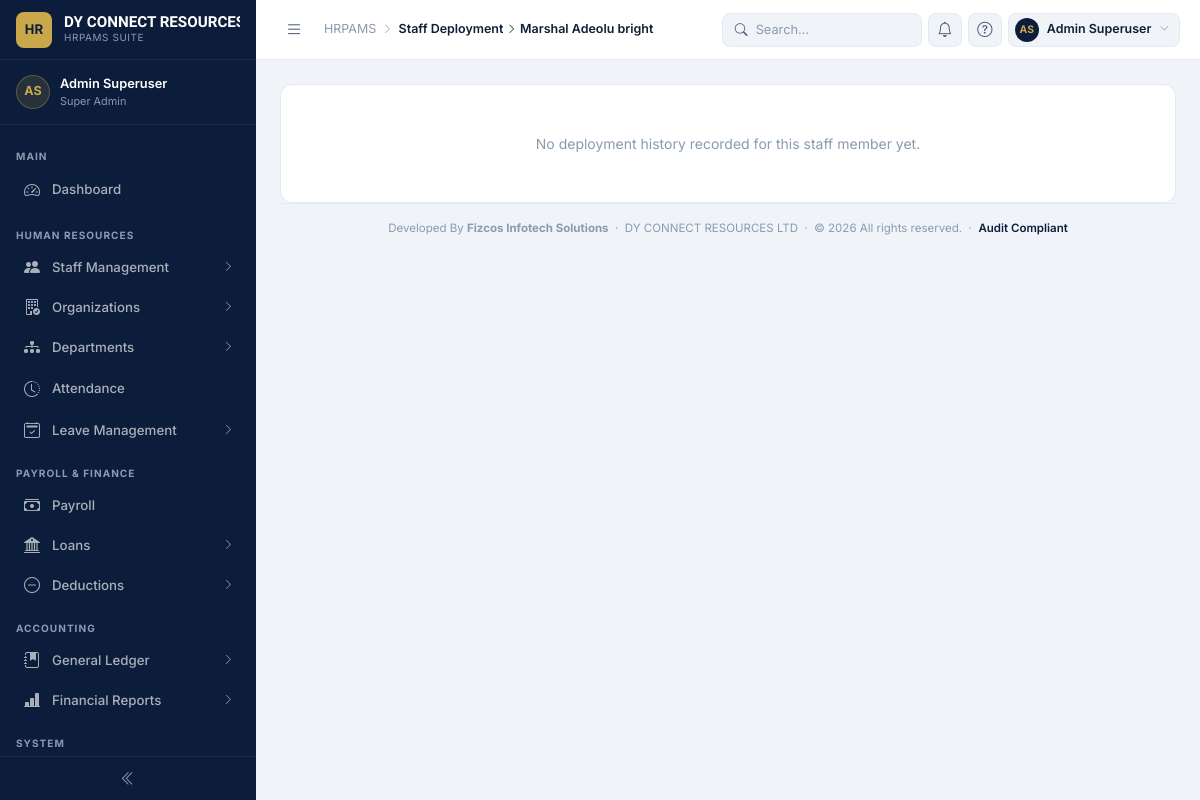
The app's page /organization/deployments/staff/1/history/ (signed in), older data.
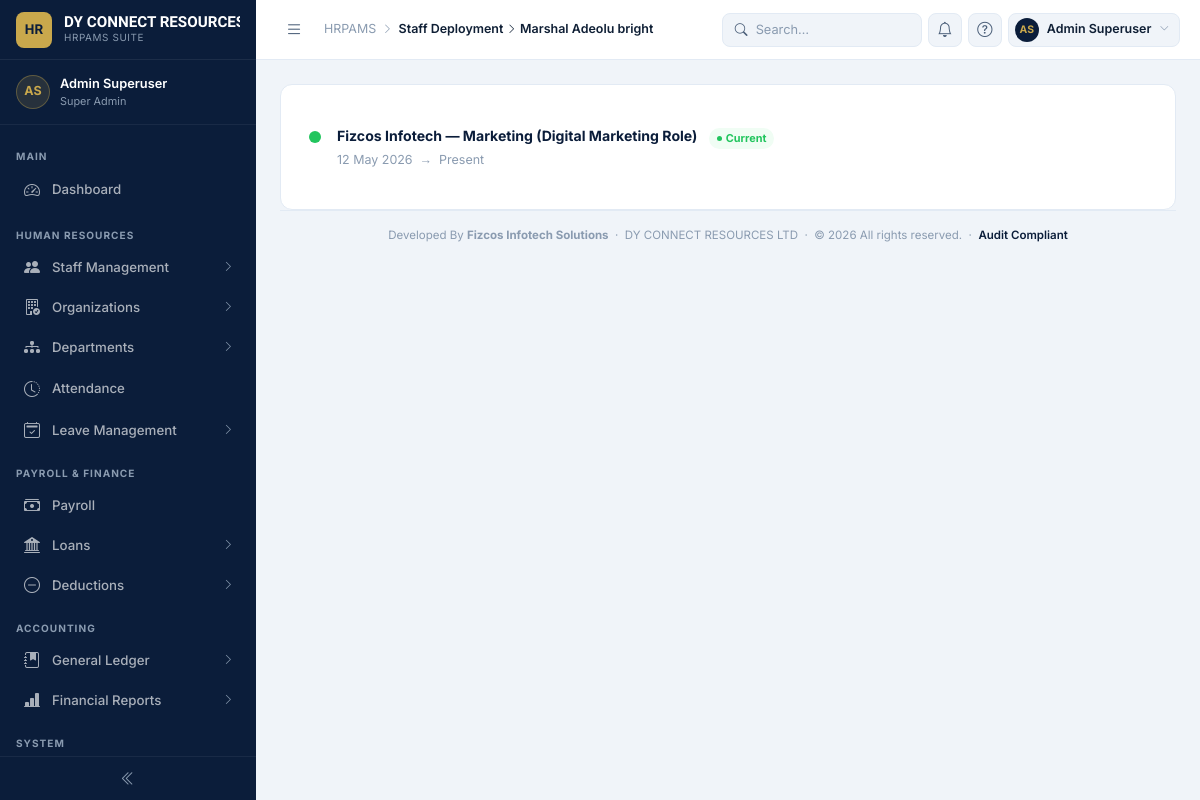
The same page, newer data.
### organization/models.py (models this page shows, shortened)
class StaffDeployment(AuditableModel):
    staff = models.ForeignKey(
        "employees.Staff",
        on_delete=models.PROTECT,
        related_name="deployments",
    )
    company = models.ForeignKey(
        Company,
        on_delete=models.PROTECT,
        related_name="deployments",
    )
    department = models.ForeignKey(
        Department,
        on_delete=models.PROTECT,
        related_name="deployments",
    )
    designation = models.ForeignKey(
        StaffRole,
        on_delete=models.PROTECT,
        related_name="deployments",
    )
    start_date = models.DateField()
    end_date = models.DateField(blank=True, null=True)
    is_current = models.BooleanField(default=True)
    objects = StaffDeploymentManager()
    class Meta:
        ordering = ["-is_current", "-start_date"]
        indexes = [
            models.Index(fields=["staff", "is_current"]),
            models.Index(fields=["company", "is_current"]),
        ]
        constraints = [
            models.UniqueConstraint(
                fields=["staff"],
                condition=models.Q(is_current=True),
                name="unique_current_deployment_per_staff",
            )
        ]

class Company(AuditableModel):
    name = models.CharField(max_length=100, unique=True)
    code = models.CharField(
        max_length=20,
        unique=True,
        db_index=True,
        blank=True,
        help_text="Automatically generated if left blank (e.g. ORG0001).",
    )
    industry = models.CharField(max_length=100, blank=True)
    description = models.TextField(max_length=200, blank=True)
    address = models.CharField(
        max_length=255,
        blank=True,
        help_text="Physical address — shown as a staff member's deployment location.",
    )
    contact_person = models.CharField(max_length=150, blank=True)
    phone = models.CharField(max_length=20, blank=True)
    email = models.EmailField(blank=True)
    contract_start_date = models.DateField(null=True, blank=True)
    contract_end_date = models.DateField(null=True, blank=True)
    status = models.CharField(
        max_length=20,
        choices=OrganizationStatus.choices,
        default=OrganizationStatus.ACTIVE,
    )
    logo = models.ImageField(
        upload_to=company_logo_upload_path,
        blank=True,
        null=True,
        validators=[
            FileExtensionValidator(IMAGE_EXTENSIONS),
            validate_file_size,
        ],
        help_text="Displayed on printable reports and client-facing pages.",
    )
    notes = models.TextField(blank=True)
    slug = models.SlugField(null=True, blank=True, help_text="Do not enter anything here")
    class Meta:
        verbose_name = "Organization"
        verbose_name_plural = "Organizations"

class Department(AuditableModel):
    name = models.CharField(max_length=100, unique=True)
    description = models.TextField(max_length=200, blank=True)
    slug = models.SlugField(null=True, blank=True, help_text="Do not enter anything here")
    class Meta:
        verbose_name = "Department"
        verbose_name_plural = "Departments"

class StaffRole(AuditableModel):
    name = models.CharField(max_length=100, unique=True)
    description = models.TextField(max_length=200, blank=True)
    slug = models.SlugField(null=True, blank=True, help_text="Do not enter anything here")
    class Meta:
        verbose_name = "Employee Role"
        verbose_name_plural = "Employee Role"

### organization/views.py (the view)
class DeploymentHistoryView(LoginRequiredMixin, PermissionRequiredMixin, ListView):
    model = StaffDeployment
    template_name = "organization/deployment_history.html"
    context_object_name = "deployments"
    permission_required = "organization.view_staffdeployment"
    def get_queryset(self):
        self.staff = get_object_or_404(Staff, pk=self.kwargs["staff_id"])
        return StaffDeployment.objects.filter(staff=self.staff).order_by("-start_date")
    def get_context_data(self, **kwargs):
        context = super().get_context_data(**kwargs)
        context["staff"] = self.staff
        return context

### dashboard/context_processors.py (called while the page is built)
def corporate_identity(request):
    try:
        identity = CorporateIdentity.get_default()
    except Exception as exc:
        logger.warning(
            "Unable to load Corporate Identity: %s",
            exc,
        )
        identity = None
    return {
        "corporate_info": identity,
    }

### dashboard/models.py (called while the page is built)
    @classmethod
    def get_default(cls) -> "CorporateIdentity | None":
        return (
            cls.objects.filter(is_default=True).first()
            or cls.objects.first()
        )

### employees/models.py (called while the page is built)
    @property
    def full_name(self):
        return " ".join(
            filter(
                None,
                [
                    self.user.last_name,
                    self.user.first_name,
                    self.middle_name,
                ],
            )
        )

### organization/managers.py (called while the page is built)
    def with_related(self):
        return self.select_related(
            "staff",
            "staff__user",
            "staff__staff_rank",
            "company",
            "department",
            "designation",
        )

    def get_queryset(self):
        return super().get_queryset().with_related()

### organization/templates/organization/deployment_history.html (shortened to what this page needs)
{% extends "dashboard/base.html" %}
{% load static %}
{% block breadcrumb %}
  <a href="{% url 'organization:deployment-list' %}" style="color:inherit">Staff Deployment</a>
  <i class="bi bi-chevron-right"></i>
  <span class="bc-current">{{ staff.full_name }}</span>
{% endblock %}
{% block content %}
<div class="card">
  <div style="padding:24px 28px">
    {% for d in deployments %}
    <div class="history-item {% if d.is_current %}is-current{% endif %}">
      <div class="history-marker"></div>
      <div>
        <div class="history-title">
          {{ d.company.name }} — {{ d.department.name }} ({{ d.designation.name }})
          {% if d.is_current %}
            <span class="pill active" style="margin-left:8px">Current</span>
          {% endif %}
        </div>
        <div class="history-meta">
          {{ d.start_date|date:"d M Y" }}
          {% if d.end_date %} &nbsp;→&nbsp; {{ d.end_date|date:"d M Y" }}{% else %} &nbsp;→&nbsp; Present{% endif %}
        </div>
      </div>
    </div>
    {% empty %}
    <p style="color:var(--text-muted);text-align:center;padding:24px 0">
      No deployment history recorded for this staff member yet.
    </p>
    {% endfor %}
  </div>
</div>
{% endblock %}

Row changes from the older to the newer data that the page shows:
added StaffDeployment: company.name "Fizcos Infotech", department.name "Marketing", designation.name "Digital Marketing Role", is_current "Current", start_date "12 May 2026", shows "→ Present"
Text that changed along with them:
text no longer shown: "No deployment history recorded for this staff member yet."
